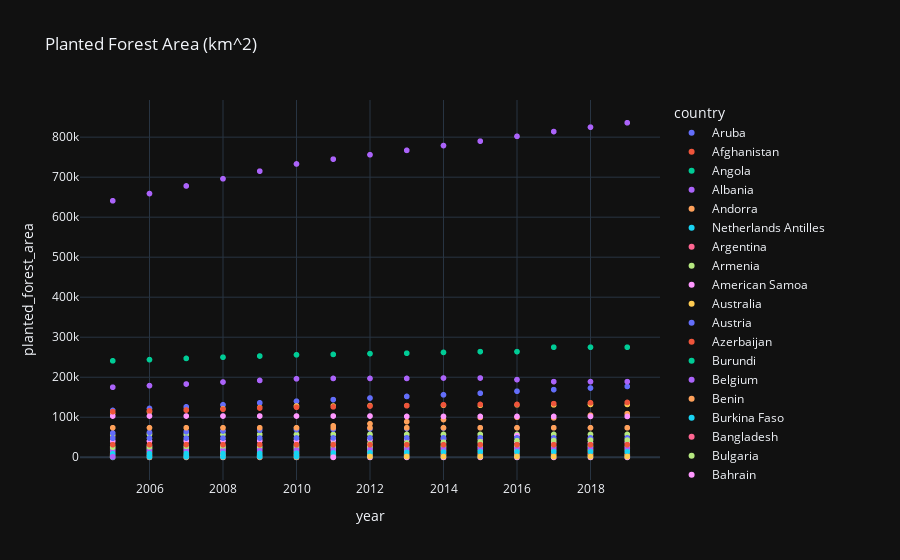

Write notebook code for a chart like this one.
### Code cell
planted_forest_area_long = planted_forest_area.melt(id_vars=['country'], var_name='year', value_name='planted_forest_area')
planted_forest_area_long['planted_forest_area'] = planted_forest_area_long['planted_forest_area'].apply(convert_value)*.01
planted_forest_area_long['year'] = pd.to_numeric(planted_forest_area_long['year'])
planted_forest_area_long = planted_forest_area_long[planted_forest_area_long['year'] >= 2005].dropna()

fig = px.scatter(planted_forest_area_long, x='year', y='planted_forest_area', color='country', template='plotly_dark', title='Planted Forest Area (km^2)')

# toggle visibility off by default
# for trace in fig.data:
#     trace.visible = 'legendonly'
    
fig.show()
